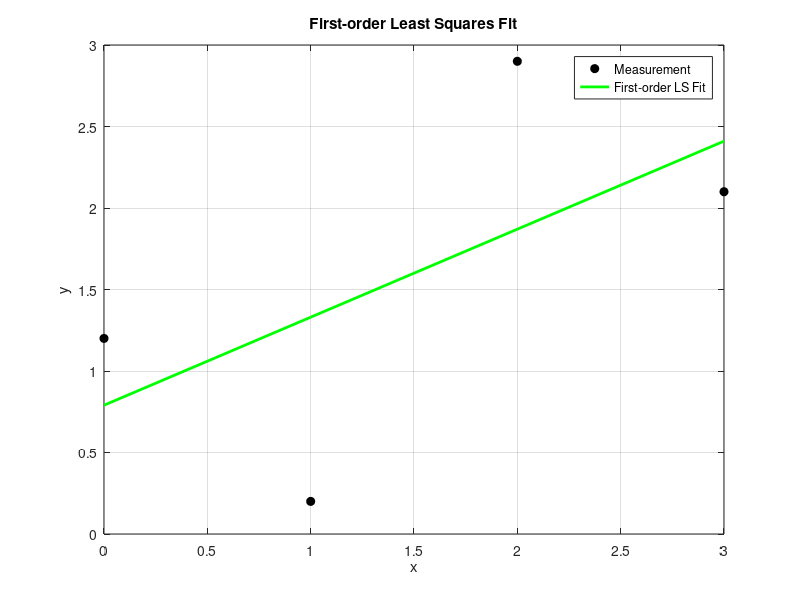

The MATLAB source for this figure:
% First-order least squares fit (linear)
% Given data vectors x and y

x = [0 1 2 3]';              % Example input data (column vector)
y = [1.2 0.2 2.9 2.1]';  % Corresponding Measurement values

% Design matrix A for first-order: [1 x]
A = [ones(length(x), 1), x];

% Least squares solution: theta = inv(A'*A) * A' * y
theta = inv(A' * A) * A' * y;

% Fitted output
y_fit = A * theta;

% Plotting
figure;
plot(x, y, 'ko', 'MarkerFaceColor', 'k'); hold on;
plot(x, y_fit, 'g-', 'LineWidth', 2);
legend('Measurement', 'First-order LS Fit');
xlabel('x'); ylabel('y');
title('First-order Least Squares Fit');
grid on;
